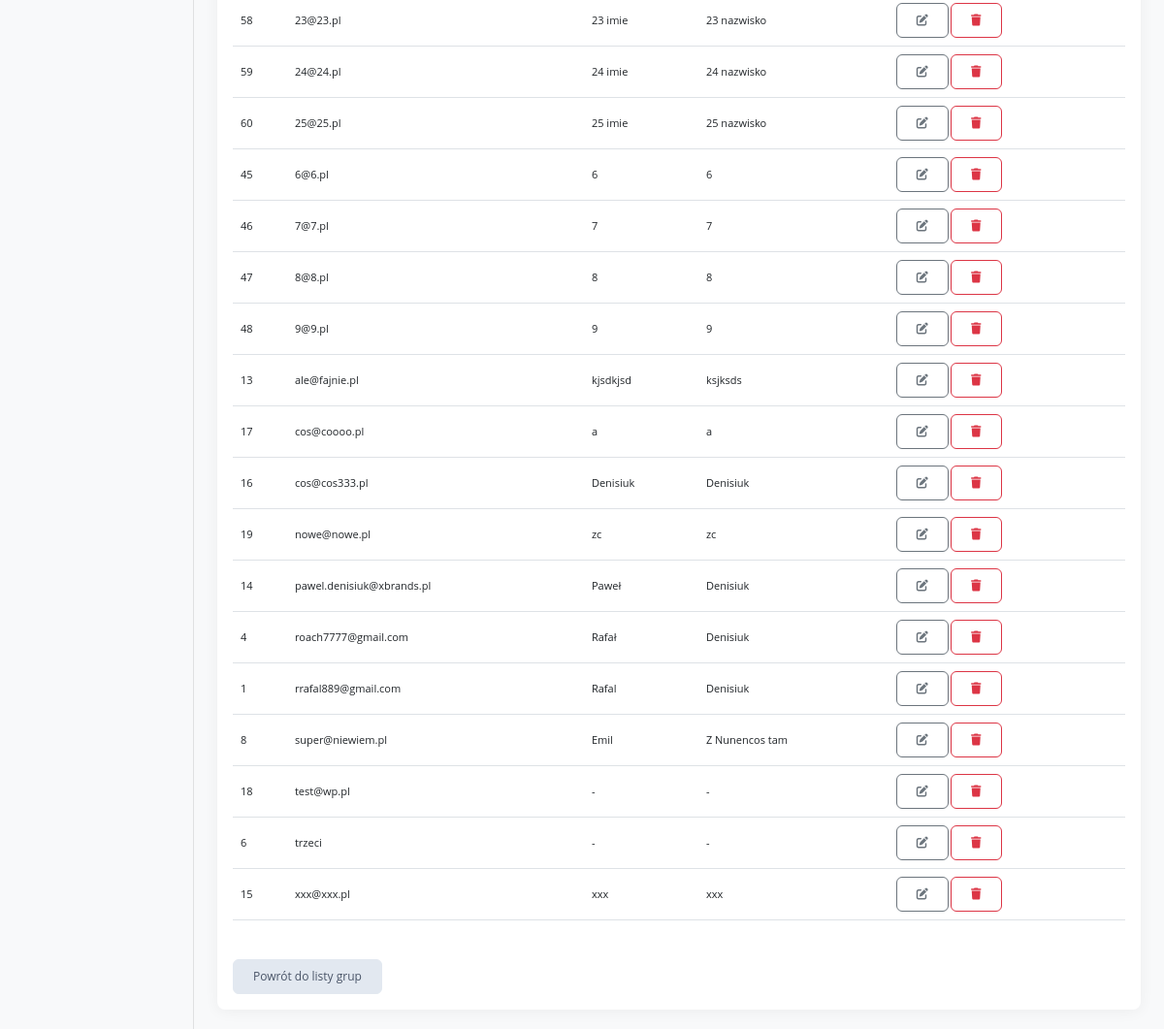
The app's page /subscribers/groups/view-subscribers/2/ (signed in, lower part), older data.
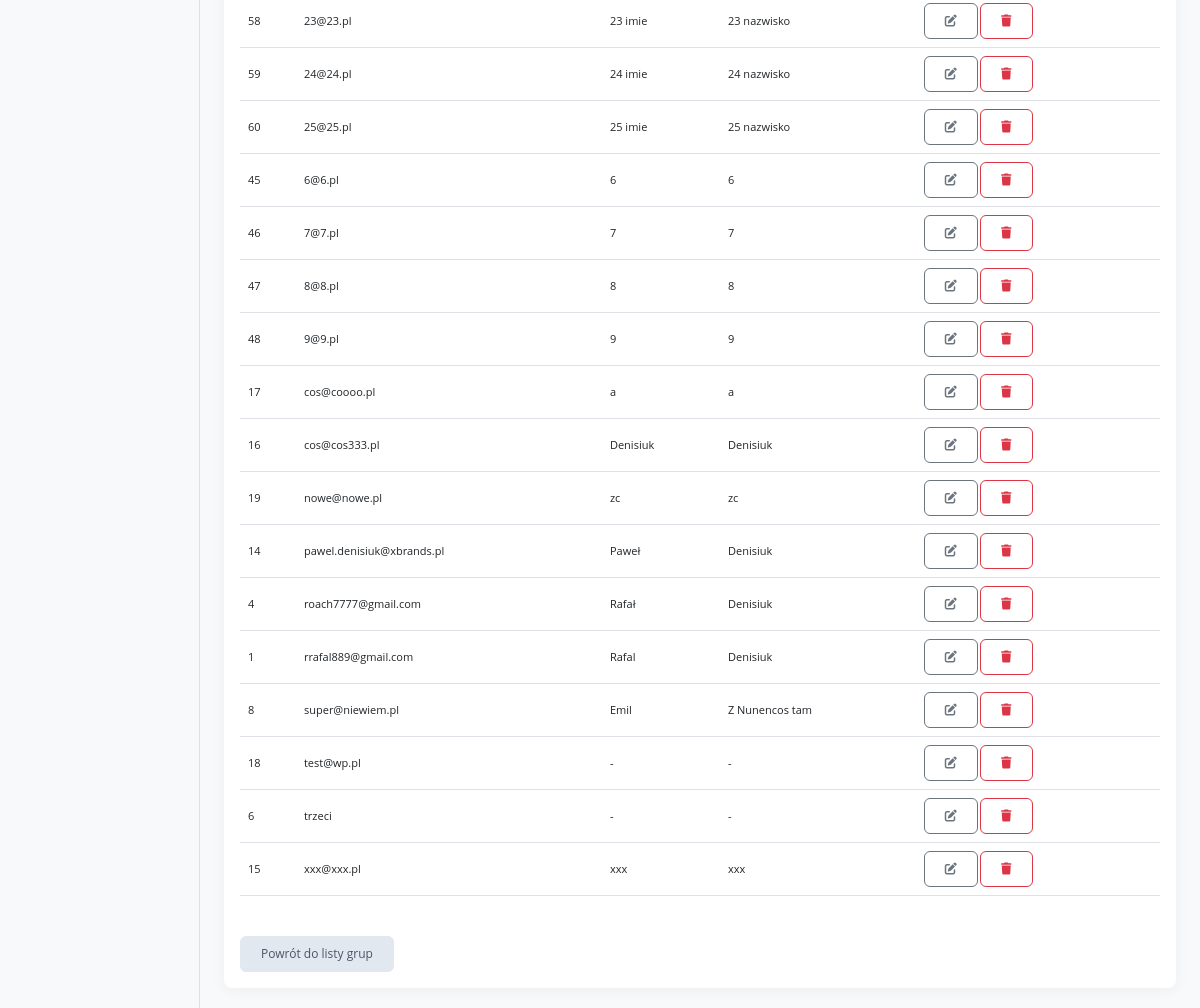
The same page, newer data.
### apps/subscriber/models.py (models this page shows, shortened)
class Subscriber(CoreModel):
    email = models.EmailField(unique=True, verbose_name='E-mail')
    first_name = models.CharField(
        max_length=100, blank=True, verbose_name='First name')
    last_name = models.CharField(
        max_length=100, blank=True, verbose_name='Last name')
    common_name = models.CharField(
        max_length=100, blank=True, verbose_name='Common name')
    newsletter_consent = models.BooleanField(
        default=True, verbose_name='Email consent')
    group_affiliation = models.ManyToManyField(
        'SubscriberGroup', related_name='subscriber', blank=True, verbose_name='Group affiliation')
    class Meta:
        ordering = ['email']
        verbose_name = ('Subscriber')
        verbose_name_plural = ('Subscribers')

### apps/subscriber/views.py (the view)
class SubscriberGroupViewSubscribersView(LoginRequiredMixin, DetailView):
    model = SubscriberGroup
    template_name = 'subscriber/group_view_subscribers.html'
    context_object_name = 'group'
    def get_context_data(self, **kwargs):
        context = super().get_context_data(**kwargs)
        context['subscribers'] = self.object.subscriber.all()
        return context

### templates/subscriber/group_view_subscribers.html (shortened to what this page needs)
{% extends "base.html" %}
{% block content %}
<div class="card">
    <div class="card-body">
        {% if subscribers %}
        <div class="table-responsive">
            <table class="table table-hover">
                <tbody>
                    {% for subscriber in subscribers %}
                    <tr>
                        <td>{{ subscriber.id }}</td>
                        <td>{{ subscriber.email }}</td>
                        <td>{{ subscriber.first_name|default:"-" }}</td>
                        <td>{{ subscriber.last_name|default:"-" }}</td>
                        <td>
                            <div class="btn-group">
                                <a href="{% url 'subscribers:subscriber_update' subscriber.id %}" class="btn btn-sm btn-outline-secondary" title="Edytuj">
                                    <i class="fas fa-edit"></i>
                                </a>
                                <a href="{% url 'subscribers:subscriber_delete_confirm' subscriber.id %}" class="btn btn-sm btn-outline-danger" title="Usuń">
                                    <i class="fas fa-trash"></i>
                                </a>
                            </div>
                        </td>
                    </tr>
                    {% endfor %}
                </tbody>
            </table>
        </div>
        {% else %}
        <div class="alert alert-info">
            <i class="fas fa-info-circle me-2"></i> Brak subskrybentów w tej grupie.
        </div>
        {% endif %}
        <div class="mt-4">
            <a href="{% url 'subscribers:group_list' %}" class="btn btn-secondary">Powrót do listy grup</a>
        </div>
    </div>
</div>
{% endblock %}

Row changes from the older to the newer data that the page shows:
removed Subscriber: id "13", email "ale@fajnie.pl", first_name "kjsdkjsd", last_name "ksjksds"
